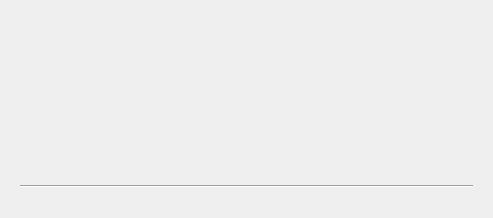
<?xml version="1.0" encoding="UTF-8"?>
<ui version="4.0">
 <class>AngKTabProject</class>
 <widget class="QWidget" name="AngKTabProject">
  <property name="geometry">
   <rect>
    <x>0</x>
    <y>0</y>
    <width>493</width>
    <height>218</height>
   </rect>
  </property>
  <property name="windowTitle">
   <string>AngKTabProject</string>
  </property>
  <layout class="QVBoxLayout" name="verticalLayout_13">
   <property name="spacing">
    <number>14</number>
   </property>
   <property name="leftMargin">
    <number>20</number>
   </property>
   <property name="topMargin">
    <number>10</number>
   </property>
   <property name="rightMargin">
    <number>20</number>
   </property>
   <property name="bottomMargin">
    <number>0</number>
   </property>
   <item>
    <spacer name="verticalSpacer_3">
     <property name="orientation">
      <enum>Qt::Vertical</enum>
     </property>
     <property name="sizeType">
      <enum>QSizePolicy::Preferred</enum>
     </property>
     <property name="sizeHint" stdset="0">
      <size>
       <width>20</width>
       <height>15</height>
      </size>
     </property>
    </spacer>
   </item>
   <item>
    <widget class="QtTreePropertyBrowser" name="ProjectProperty" native="true"/>
   </item>
   <item>
    <widget class="Line" name="line">
     <property name="orientation">
      <enum>Qt::Horizontal</enum>
     </property>
    </widget>
   </item>
   <item>
    <spacer name="verticalSpacer">
     <property name="orientation">
      <enum>Qt::Vertical</enum>
     </property>
     <property name="sizeType">
      <enum>QSizePolicy::Preferred</enum>
     </property>
     <property name="sizeHint" stdset="0">
      <size>
       <width>20</width>
       <height>30</height>
      </size>
     </property>
    </spacer>
   </item>
  </layout>
 </widget>
 <layoutdefault spacing="6" margin="11"/>
 <customwidgets>
  <customwidget>
   <class>QtTreePropertyBrowser</class>
   <extends>QWidget</extends>
   <header>qttreepropertybrowser.h</header>
   <container>1</container>
  </customwidget>
 </customwidgets>
 <resources/>
 <connections/>
</ui>
